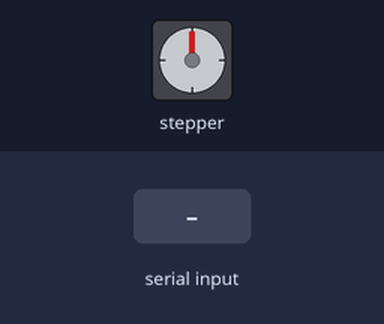
A sketch run on a simulated Arduino Uno, built with avr-gcc and run on an emulated ATmega328P. Parts: stepper motor. The inputs (shaded band) are chosen by the test bench. Stepper angles assume 2048 steps per turn; what the sketch prints to the serial monitor is not drawn.

Above: at 0.8 s.
0.9 s: "90,45,200\n" received over Serial
3.4 s: "30,150,10\n" received over Serial
5.9 s: "90,45\n" received over Serial
8.4 s: "30,150\n" received over Serial
Timing chart, 0 to 15.4 s (numbered marks = the images above; inputs shaded):
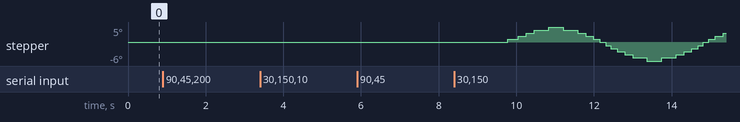

The sketch:

Stepper.ino
```cpp
/* Demo Alessandro
 * 4^B-Automazione
 * Es.1 Stepper
 * Consegna 03.11.2020
 */

// inclusione della libreria AccelStepper
#include <AccelStepper.h>

// funzionamento:

// in fullstep  impostare 4

// in halfstemp impostare 8
#define FULLSTEP 4

// variabile massima velocita`
int max_speed;

// variabile accelerazione
int acc;

// variabile velocita` iniziale
int in_speed;

// variabile numero di passi da compiere
int n_steps;

// variabile degli stati
int stato = 0;

// creazione dell'istanza della classe mioStepper
/*
   IN1 -> 8

   IN2 -> 9

   IN3 -> 10

   IN4 -> 11

*/
AccelStepper stepper(FULLSTEP, 8, 10, 9, 11);

void setup() {

   Serial.begin(9600); // inizializza il monitor seriale
   Serial.println("Benvenuto nel monitor seriale, imposta i valori dello stepper come richiesto."); // inserisce la frase nel monitor seriale
   Serial.println(""); // inserisce una riga vuota nel monitor seriale


   for(int i = 1; i>0; i++)
   {

      switch(stato)
      {
         case 0:
            Serial.println("imposta velocita` massima:");
            stato = 1;
            break;

         case 1:
            if (Serial.available())
            {
               String a = Serial.readString();
               max_speed = a.toInt();
               Serial.print("velocita` massima =");
               Serial.print(max_speed);
               Serial.println("");
               stato = 2;
               Serial.println("imposta accelerazione:");
            }
            break;

         case 2:
            if (Serial.available())
            {
               String b = Serial.readString();
               acc = b.toInt();
               Serial.print("accelerazione = ");
               Serial.print(acc);
               Serial.println("");
               stato = 3;
               Serial.println("imposta velocita` iniziale:");
            }
            break;

         case 3:
            if (Serial.available())
            {
               String c = Serial.readString();
               in_speed = c.toInt();
               Serial.print("velocita` iniziale = ");
               Serial.print(in_speed);
               Serial.println("");
               stato = 4;
               Serial.println("imposta numero di passi da compiere:");
            }
            break;

         case 4:
            if (Serial.available())
            {
               String d = Serial.readString();
               n_steps = d.toInt();
               Serial.print("numero di passi =");
               Serial.print(n_steps);
               stato = 5;
            }
            break;

         case 5:
            stepper.setMaxSpeed(max_speed);
            stepper.setAcceleration(acc);
            stepper.setSpeed(in_speed);
            stepper.moveTo(n_steps);
            stepper.run();
            stato = 6;
            break;

         case 6:
            rotazione();
            break;
      }
   }
}


void rotazione()
{
   for(int y=1; y>0; y++){
      if(stepper.distanceToGo()==0){
         stepper.moveTo(-stepper.currentPosition());
      }
      stepper.run();
   }
}

void loop() {}
```

Measured:
- after the input at 0.9 s, every drawn part: stays the same
- after the input at 3.4 s, every drawn part: stays the same
- after the input at 5.9 s, every drawn part: stays the same
